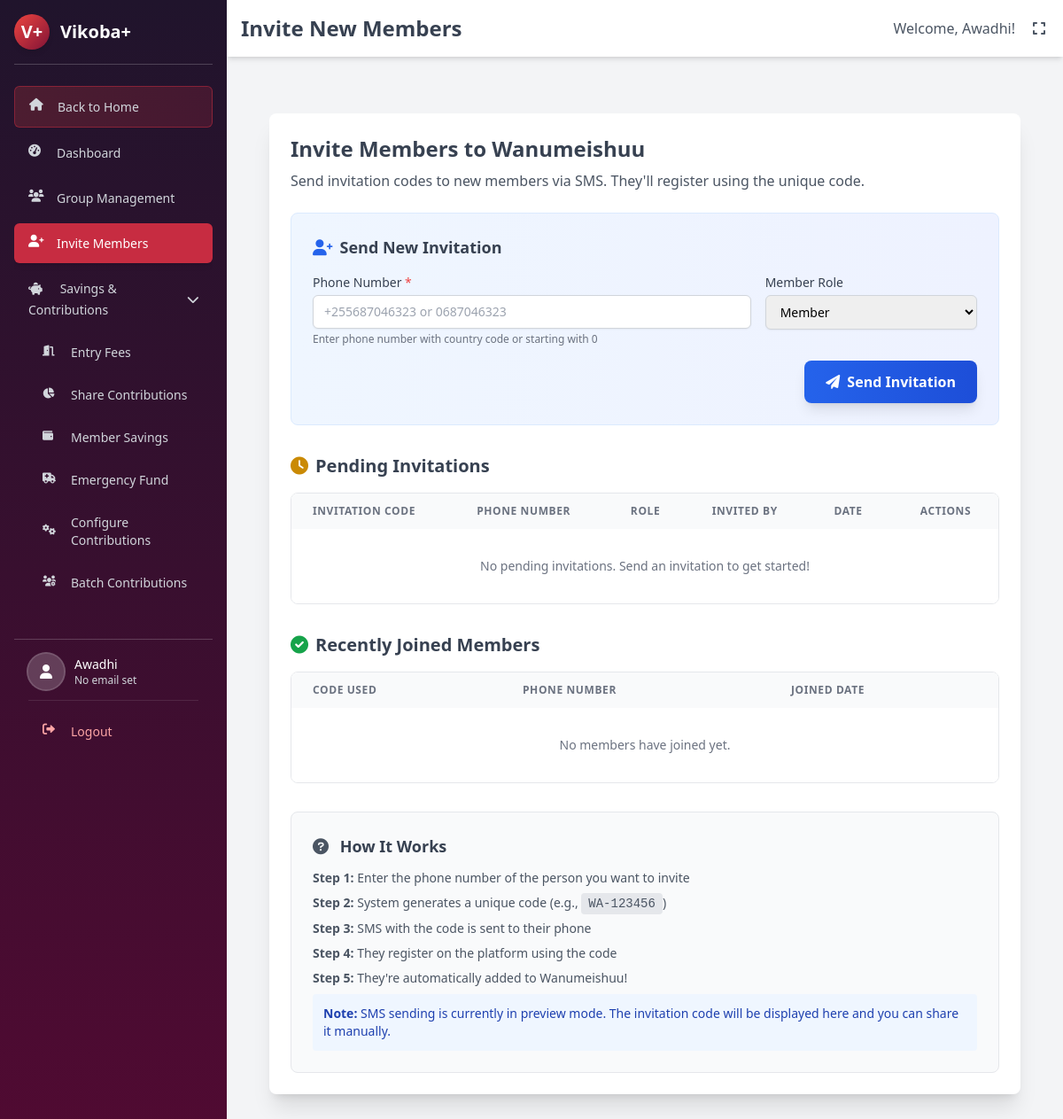
Page /dashboard/kikoba-admin/invite-member/ (signed in) on the earlier database version.
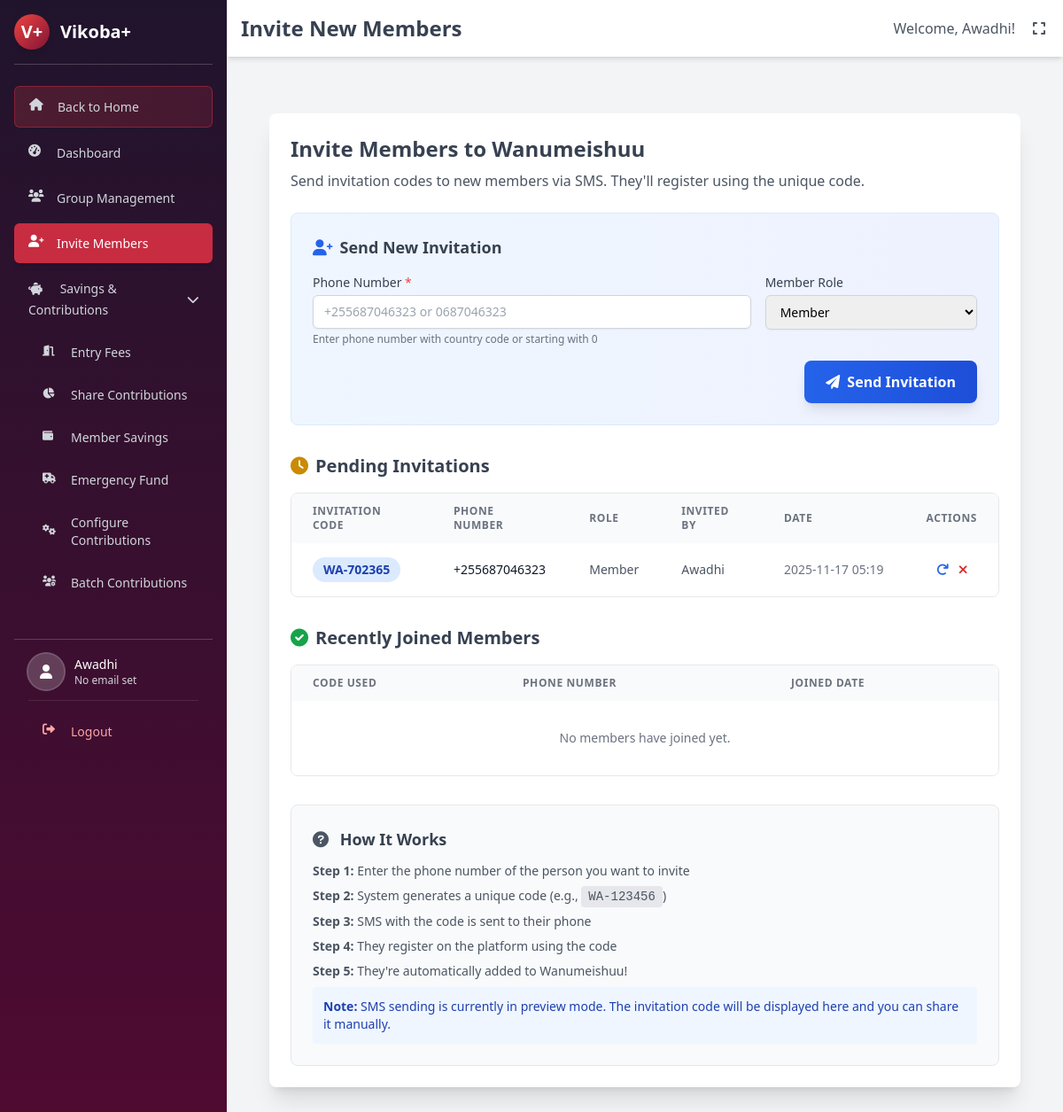
Same page on the later database version.
### groups/models.py (models this page shows, shortened)
class KikobaInvitation(models.Model): # Renamed from GroupInvitation
    STATUS_CHOICES = (
        ('pending', 'Pending'),
        ('accepted', 'Accepted'),
        ('rejected', 'Rejected'),
    )
    kikoba = models.ForeignKey(Kikoba, on_delete=models.CASCADE, related_name='kikoba_invitations')
    invited_by = models.ForeignKey(settings.AUTH_USER_MODEL, on_delete=models.CASCADE, related_name='sent_kikoba_invitations') # Updated related_name
    email_or_phone = models.CharField(max_length=255)
    invitation_code = models.CharField(max_length=20, unique=True, blank=True, help_text='Unique invitation code (e.g., WA-123456)')
    role = models.CharField(max_length=15, choices=KikobaMembership.ROLE_CHOICES, default='member')
    status = models.CharField(max_length=10, choices=STATUS_CHOICES, default='pending')
    created_at = models.DateTimeField(default=timezone.now)
    updated_at = models.DateTimeField(auto_now=True)

### registration/models.py (models this page shows, shortened)
class User(AbstractBaseUser, PermissionsMixin):
    ROLE_CHOICES = (
        ('admin', 'Admin'),
        ('member', 'Member'),
        ('kikoba_admin', 'Kikoba Admin'),
        ('accountant', 'Accountant'),
    )
    phone_number = models.CharField(max_length=15, unique=True) # This is the USERNAME_FIELD
    name = models.CharField(max_length=255)
    email = models.EmailField(max_length=255, blank=True, null=True)
    role = models.CharField(max_length=15, choices=ROLE_CHOICES, default='member')
    nida_number = models.CharField(max_length=30, blank=True, null=True, unique=True, help_text="National ID number, if available.")
    phone_number_verified = models.BooleanField(default=False)
    profile_photo = models.ImageField(upload_to='profile_photos/', blank=True, null=True)
    verification_method = models.CharField(max_length=50, blank=True, null=True, help_text="e.g., NIDA, PHONE_PHOTO_MEMBER_VERIFIED")
    verification_status = models.CharField(max_length=20, default='pending', help_text="e.g., pending, verified, rejected")
    date_joined = models.DateTimeField(default=timezone.now)
    is_active = models.BooleanField(default=True)
    is_staff = models.BooleanField(default=False)
    objects = UserManager()
    USERNAME_FIELD = 'phone_number'
    REQUIRED_FIELDS = ['name'] # For createsuperuser: name is required in addition to phone_number

### dashboard/member_invitation_views.py (the view, shortened to what this page needs)
# urls.py: path('kikoba-admin/invite-member/', member_invitation_views.invite_member_view, name='invite_member'),
@login_required
def invite_member_view(request):
    admin_membership = KikobaMembership.objects.filter(
        user=request.user,
        role__in=['kikoba_admin', 'chairperson', 'treasurer', 'secretary'],
        is_active=True
    ).select_related('kikoba').first()
    if not admin_membership:
        messages.error(request, "You do not have permission to invite members.")
        return redirect('dashboard:home')
    current_kikoba = admin_membership.kikoba
    pending_invitations = KikobaInvitation.objects.filter(
        kikoba=current_kikoba,
        status='pending'
    ).select_related('invited_by').order_by('-created_at')[:20]
    accepted_invitations = KikobaInvitation.objects.filter(
        kikoba=current_kikoba,
        status='accepted'
    ).select_related('invited_by').order_by('-updated_at')[:10]
    context = {
        'page_title': f'Invite Members - {current_kikoba.name}',
        'current_kikoba': current_kikoba,
        'pending_invitations': pending_invitations,
        'accepted_invitations': accepted_invitations,
    }
    return render(request, 'dashboard/invite_member.html', context)

### dashboard/templates/dashboard/invite_member.html (shortened to what the changed rows need)
{% extends "dashboard/base_dashboard_new.html" %}
{% load static %}
{% block page_title %}Invite New Members{% endblock %}
{% block dashboard_content %}
<div class="container mx-auto px-4 py-8">
    <div class="bg-white shadow-xl rounded-lg p-6">
        <div class="mb-6">
            <h2 class="text-2xl font-semibold text-gray-700 mb-2">Invite Members to {{ current_kikoba.name }}</h2>
        </div>
        <div class="mb-8">
            <div class="overflow-x-auto border border-gray-200 rounded-lg">
                <table class="min-w-full bg-white">
                    <thead class="bg-gray-50">
                        <tr>
                            <th class="px-6 py-3 text-left text-xs font-semibold text-gray-500 uppercase tracking-wider">Invitation Code</th>
                            <th class="px-6 py-3 text-left text-xs font-semibold text-gray-500 uppercase tracking-wider">Phone Number</th>
                            <th class="px-6 py-3 text-left text-xs font-semibold text-gray-500 uppercase tracking-wider">Role</th>
                            <th class="px-6 py-3 text-left text-xs font-semibold text-gray-500 uppercase tracking-wider">Invited By</th>
                            <th class="px-6 py-3 text-left text-xs font-semibold text-gray-500 uppercase tracking-wider">Date</th>
                            <th class="px-6 py-3 text-center text-xs font-semibold text-gray-500 uppercase tracking-wider">Actions</th>
                        </tr>
                    </thead>
                    <tbody class="divide-y divide-gray-200">
                        {% for invitation in pending_invitations %}
                        <tr class="hover:bg-gray-50">
                            <td class="px-6 py-4 whitespace-nowrap">
                                <span class="inline-flex items-center px-3 py-1 rounded-full text-sm font-bold bg-blue-100 text-blue-800">
                                    {{ invitation.invitation_code }}
                                </span>
                            </td>
                            <td class="px-6 py-4 whitespace-nowrap text-sm text-gray-900">{{ invitation.email_or_phone }}</td>
                            <td class="px-6 py-4 whitespace-nowrap text-sm text-gray-600 capitalize">{{ invitation.role }}</td>
                            <td class="px-6 py-4 whitespace-nowrap text-sm text-gray-600">{{ invitation.invited_by.name }}</td>
                            <td class="px-6 py-4 whitespace-nowrap text-sm text-gray-500">{{ invitation.created_at|date:"Y-m-d H:i" }}</td>
                            <td class="px-6 py-4 whitespace-nowrap text-center text-sm font-medium space-x-2">
                                <a href="{% url 'dashboard:resend_invitation' invitation.id %}"
                                   class="text-blue-600 hover:text-blue-900"
                                   title="Resend SMS">
                                    <i class="fas fa-redo"></i>
                                </a>
                                <a href="{% url 'dashboard:cancel_invitation' invitation.id %}"
                                   class="text-red-600 hover:text-red-900"
                                   title="Cancel Invitation"
                                   onclick="return confirm('Cancel this invitation?')">
                                    <i class="fas fa-times"></i>
                                </a>
                            </td>
                        </tr>
                        {% empty %}
                        <tr>
                            <td colspan="6" class="px-6 py-8 text-center text-sm text-gray-500">
                                No pending invitations. Send an invitation to get started!
                            </td>
                        </tr>
                        {% endfor %}
                    </tbody>
                </table>
            </div>
        </div>
        <div>
            <div class="overflow-x-auto border border-gray-200 rounded-lg">
                <table class="min-w-full bg-white">
                    <thead class="bg-gray-50">
                        <tr>
                            <th class="px-6 py-3 text-left text-xs font-semibold text-gray-500 uppercase tracking-wider">Code Used</th>
                            <th class="px-6 py-3 text-left text-xs font-semibold text-gray-500 uppercase tracking-wider">Phone Number</th>
                            <th class="px-6 py-3 text-left text-xs font-semibold text-gray-500 uppercase tracking-wider">Joined Date</th>
                        </tr>
                    </thead>
                </table>
            </div>
        </div>
    </div>
</div>
{% endblock %}

Differences in the rows shown:
added KikobaInvitation: invitation_code "WA-702365", email_or_phone "+255687046323", role "Member", invited_by.name "Awadhi", created_at "2025-11-17 05:19"
Other differences:
text no longer shown: "No pending invitations. Send an invitation to get started!"
